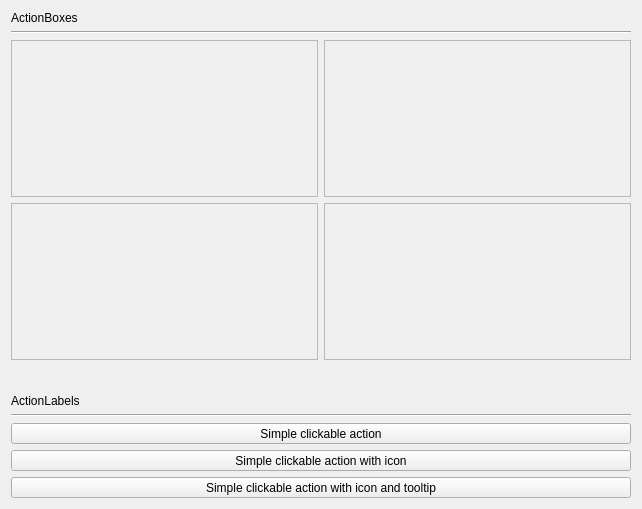
<?xml version="1.0" encoding="UTF-8"?>
<ui version="4.0">
 <class>MainWindow</class>
 <widget class="QWidget" name="MainWindow">
  <property name="geometry">
   <rect>
    <x>0</x>
    <y>0</y>
    <width>642</width>
    <height>509</height>
   </rect>
  </property>
  <property name="sizePolicy">
   <sizepolicy hsizetype="Minimum" vsizetype="Preferred">
    <horstretch>0</horstretch>
    <verstretch>0</verstretch>
   </sizepolicy>
  </property>
  <property name="windowTitle">
   <string>ActionBox Example</string>
  </property>
  <property name="styleSheet">
   <string notr="true">
MainWindow {
	background-color: white;
}
</string>
  </property>
  <layout class="QVBoxLayout" name="verticalLayout">
   <item>
    <layout class="QVBoxLayout" name="verticalLayout_3">
     <item>
      <widget class="QLabel" name="label">
       <property name="sizePolicy">
        <sizepolicy hsizetype="Preferred" vsizetype="Maximum">
         <horstretch>0</horstretch>
         <verstretch>0</verstretch>
        </sizepolicy>
       </property>
       <property name="text">
        <string>ActionBoxes</string>
       </property>
      </widget>
     </item>
     <item>
      <widget class="Line" name="line_2">
       <property name="orientation">
        <enum>Qt::Horizontal</enum>
       </property>
      </widget>
     </item>
    </layout>
   </item>
   <item>
    <layout class="QGridLayout" name="gridLayout_2">
     <item row="0" column="0">
      <widget class="QSint::ActionBox" name="ActionBox1">
       <property name="frameShape">
        <enum>QFrame::StyledPanel</enum>
       </property>
       <property name="frameShadow">
        <enum>QFrame::Raised</enum>
       </property>
      </widget>
     </item>
     <item row="1" column="0">
      <widget class="QSint::ActionBox" name="ActionBox2">
       <property name="frameShape">
        <enum>QFrame::StyledPanel</enum>
       </property>
       <property name="frameShadow">
        <enum>QFrame::Raised</enum>
       </property>
      </widget>
     </item>
     <item row="3" column="0">
      <spacer name="verticalSpacer">
       <property name="orientation">
        <enum>Qt::Vertical</enum>
       </property>
       <property name="sizeType">
        <enum>QSizePolicy::Minimum</enum>
       </property>
       <property name="sizeHint" stdset="0">
        <size>
         <width>94</width>
         <height>28</height>
        </size>
       </property>
      </spacer>
     </item>
     <item row="0" column="1">
      <widget class="QSint::ActionBox" name="ActionBox3">
       <property name="frameShape">
        <enum>QFrame::StyledPanel</enum>
       </property>
       <property name="frameShadow">
        <enum>QFrame::Raised</enum>
       </property>
      </widget>
     </item>
     <item row="1" column="1">
      <widget class="QSint::ActionBox" name="ActionBox4">
       <property name="frameShape">
        <enum>QFrame::StyledPanel</enum>
       </property>
       <property name="frameShadow">
        <enum>QFrame::Raised</enum>
       </property>
      </widget>
     </item>
    </layout>
   </item>
   <item>
    <layout class="QVBoxLayout" name="verticalLayout_4">
     <item>
      <widget class="QLabel" name="label_2">
       <property name="sizePolicy">
        <sizepolicy hsizetype="Preferred" vsizetype="Maximum">
         <horstretch>0</horstretch>
         <verstretch>0</verstretch>
        </sizepolicy>
       </property>
       <property name="text">
        <string>ActionLabels</string>
       </property>
      </widget>
     </item>
     <item>
      <widget class="Line" name="line">
       <property name="orientation">
        <enum>Qt::Horizontal</enum>
       </property>
      </widget>
     </item>
    </layout>
   </item>
   <item>
    <layout class="QVBoxLayout" name="verticalLayout_2">
     <item>
      <widget class="QSint::ActionLabel" name="ActionLabel1">
       <property name="sizePolicy">
        <sizepolicy hsizetype="Preferred" vsizetype="Fixed">
         <horstretch>0</horstretch>
         <verstretch>0</verstretch>
        </sizepolicy>
       </property>
       <property name="text">
        <string>Simple clickable action</string>
       </property>
      </widget>
     </item>
     <item>
      <widget class="QSint::ActionLabel" name="ActionLabel2">
       <property name="sizePolicy">
        <sizepolicy hsizetype="Preferred" vsizetype="Fixed">
         <horstretch>0</horstretch>
         <verstretch>0</verstretch>
        </sizepolicy>
       </property>
       <property name="text">
        <string>Simple clickable action with icon</string>
       </property>
       <property name="icon">
        <iconset resource="res.qrc">
         <normaloff>:/res/fileopen.png</normaloff>:/res/fileopen.png</iconset>
       </property>
      </widget>
     </item>
     <item>
      <widget class="QSint::ActionLabel" name="ActionLabel3">
       <property name="sizePolicy">
        <sizepolicy hsizetype="Preferred" vsizetype="Fixed">
         <horstretch>0</horstretch>
         <verstretch>0</verstretch>
        </sizepolicy>
       </property>
       <property name="toolTip">
        <string>Tooltip of the ActionLabel</string>
       </property>
       <property name="text">
        <string>Simple clickable action with icon and tooltip</string>
       </property>
       <property name="icon">
        <iconset resource="res.qrc">
         <normaloff>:/res/fileprint.png</normaloff>:/res/fileprint.png</iconset>
       </property>
      </widget>
     </item>
    </layout>
   </item>
  </layout>
 </widget>
 <customwidgets>
  <customwidget>
   <class>QSint::ActionLabel</class>
   <extends>QToolButton</extends>
   <header>QSint</header>
  </customwidget>
  <customwidget>
   <class>QSint::ActionBox</class>
   <extends>QFrame</extends>
   <header>QSint</header>
   <container>1</container>
  </customwidget>
 </customwidgets>
 <resources>
  <include location="res.qrc"/>
 </resources>
 <connections/>
</ui>
